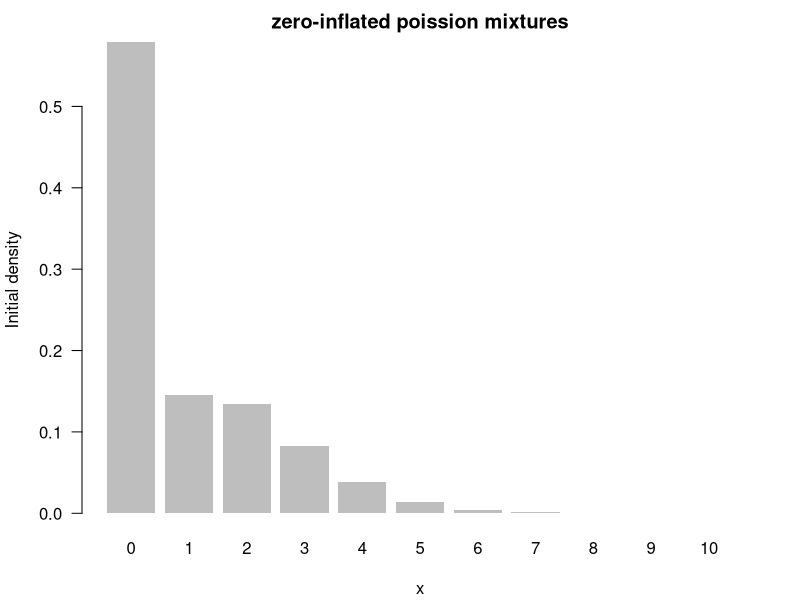
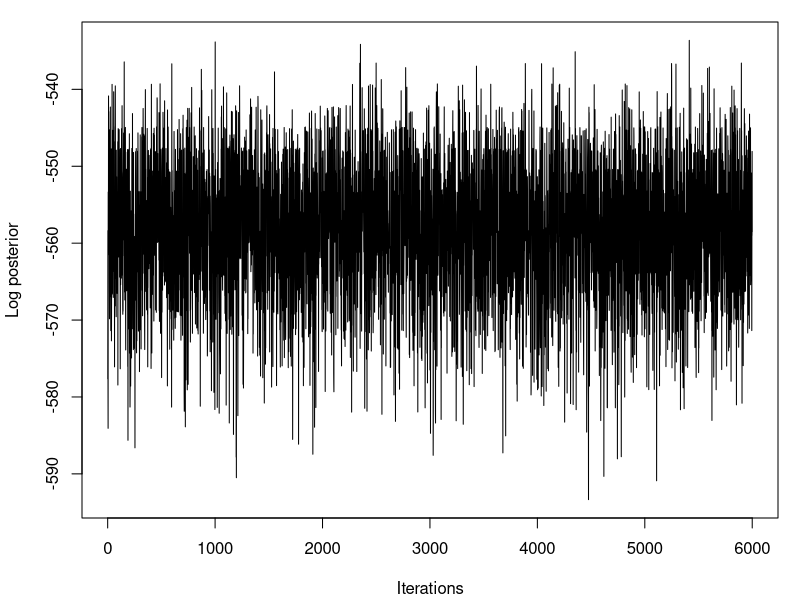
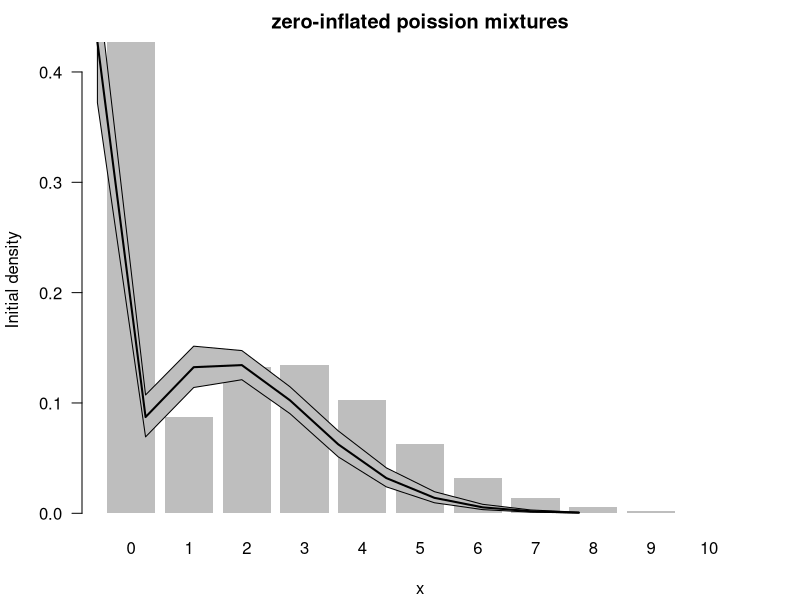

Reproduce these figures in R, in order.
#### Example of an MCMC algorithm for fitting a location mixture of 2 Gaussian components
#### The algorithm is tested using simulated data

## Clear the environment and load required libraries
rm(list=ls())
library(MCMCpack)
set.seed(81196)  # So that results are reproducible


## read csv
library(readr)
nestsize <- read_csv("nestsize.csv", col_names = FALSE)
x = nestsize$X1

KK = 2
n = length(x)

w = 1/2
lambda = mean(x)

# Plot the initial guess for the density
xx = seq(0,10)
yy = w*c(1,rep(0,length(xx)-1)) + (1-w)*dpois(xx, lambda)
par(mar=c(4,4,2,2)+0.1)
barplot(yy, names.arg=xx, las=1, xlab = "x", ylab="Initial density", 
        border=NA, main="zero-inflated poission mixtures")

## The actual MCMC algorithm starts here
# Priors
aa  = rep(1,KK)  # Uniform prior on w

# Gamma for Poisson prior
alpha = 1 
beta = 1

# Number of iterations of the sampler
rrr   = 6000
burn  = 1000


# Storing the samples
cc.out = array(0, dim=c(rrr, n))
w.out = rep(0, rrr)
lambda.out = array(0, rrr)
logpost = rep(0, rrr)

# MCMC iterations
for(s in 1:rrr){
  # Sample the indicators
  cc = rep(0,n)
  for(i in 1:n){
    v = rep(0,KK)
    
    if(x[i] == 0){
      v[1] = w
      v[2] = (1-w)*dpois(x[i], lambda)
    }
    else{
      v[1] = 0
      v[2] = 1
    }
    cc[i] = sample(1:KK, 1, replace=TRUE, prob=v)
  }
  
  # Sample the weights
  w = rbeta(1, aa[1] + sum(cc==1), aa[2] + sum(cc==2))
  
  # Sample the lambda
  lambda = rgamma(1, alpha + sum(x[cc==2]), beta + sum(cc==2))
  
  # Store samples
  cc.out[s,] = cc
  w.out[s] = w
  lambda.out[s] = lambda
  
  # posterior probability
  
  # P(X | C, theta) * P(C | W)
  for(i in 1:n){
    if(cc[i]==1){
      logpost[s] = logpost[s] + log(w)
    }else{
      logpost[s] = logpost[s] + log(1-w) + dpois(x[i], lambda, log=TRUE)
    }
  }
  
  # P(w)
  logpost[s] = logpost[s] + dbeta(w, aa[1], aa[2],log = T)
  
  # P(theta)
  logpost[s] = logpost[s] + dgamma(lambda, 1, 1, log = T)
  
  
  if(s/500==floor(s/500)){
    print(paste("s =",s))
  }
}

## Plot the logposterior distribution for various samples
par(mfrow=c(1,1))
par(mar=c(4,4,1,1)+0.1)
plot(logpost, type="l", xlab="Iterations", ylab="Log posterior")

xx = seq(0,10)
density.posterior = array(0, dim=c(rrr-burn,length(xx)))
for(s in 1:(rrr-burn)){
  density.posterior[s,] = density.posterior[s,] + 
    w.out[s+burn]*c(1,rep(0,length(xx)-1)) + 
    (1-w.out[s+burn])*dpois(xx,lambda.out[s+burn])
}
density.posterior.m = apply(density.posterior , 2, mean)
density.posterior.lq = apply(density.posterior, 2, quantile, 0.025)
density.posterior.uq = apply(density.posterior, 2, quantile, 0.975)
par(mfrow=c(1,1))

par(mar=c(4,4,2,2)+0.1)
barplot(density.posterior.m, names.arg=xx, las=1, xlab = "x", ylab="Initial density", 
        border=NA, main="zero-inflated poission mixtures")

polygon(c(xx,rev(xx)), c(density.posterior.lq, rev(density.posterior.uq)), col="grey", border="black")
lines(xx, density.posterior.m, lwd=2)
